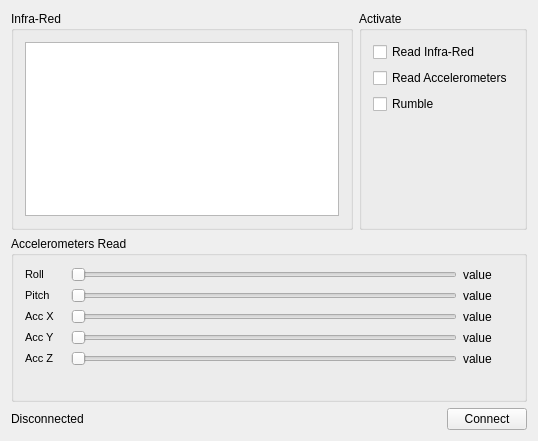
<?xml version="1.0" encoding="UTF-8"?>
<ui version="4.0">
 <class>QtWiiUseClass</class>
 <widget class="QWidget" name="QtWiiUseClass">
  <property name="geometry">
   <rect>
    <x>0</x>
    <y>0</y>
    <width>538</width>
    <height>441</height>
   </rect>
  </property>
  <property name="windowTitle">
   <string>QtWiiUse</string>
  </property>
  <layout class="QVBoxLayout" name="verticalLayout_3">
   <item>
    <layout class="QHBoxLayout" name="horizontalLayout_2">
     <item>
      <widget class="QGroupBox" name="groupBox">
       <property name="title">
        <string>Infra-Red</string>
       </property>
       <layout class="QVBoxLayout" name="verticalLayout_4">
        <item>
         <widget class="QGraphicsView" name="ir_output"/>
        </item>
       </layout>
       <zorder>ir_output</zorder>
       <zorder>groupBox_3</zorder>
      </widget>
     </item>
     <item>
      <widget class="QGroupBox" name="groupBox_2">
       <property name="title">
        <string>Activate</string>
       </property>
       <layout class="QVBoxLayout" name="verticalLayout_2">
        <item>
         <widget class="QCheckBox" name="ir_checkbox">
          <property name="text">
           <string>Read Infra-Red</string>
          </property>
         </widget>
        </item>
        <item>
         <widget class="QCheckBox" name="acc_checkbox">
          <property name="text">
           <string>Read Accelerometers</string>
          </property>
         </widget>
        </item>
        <item>
         <widget class="QCheckBox" name="checkBox">
          <property name="text">
           <string>Rumble</string>
          </property>
         </widget>
        </item>
        <item>
         <spacer name="verticalSpacer">
          <property name="orientation">
           <enum>Qt::Vertical</enum>
          </property>
          <property name="sizeHint" stdset="0">
           <size>
            <width>20</width>
            <height>40</height>
           </size>
          </property>
         </spacer>
        </item>
       </layout>
      </widget>
     </item>
    </layout>
   </item>
   <item>
    <widget class="QGroupBox" name="groupBox_3">
     <property name="title">
      <string>Accelerometers Read</string>
     </property>
     <layout class="QVBoxLayout" name="verticalLayout">
      <item>
       <layout class="QHBoxLayout" name="horizontalLayout_3">
        <item>
         <widget class="QLabel" name="label_2">
          <property name="sizePolicy">
           <sizepolicy hsizetype="Fixed" vsizetype="Preferred">
            <horstretch>0</horstretch>
            <verstretch>0</verstretch>
           </sizepolicy>
          </property>
          <property name="minimumSize">
           <size>
            <width>40</width>
            <height>0</height>
           </size>
          </property>
          <property name="text">
           <string>&lt;!DOCTYPE HTML PUBLIC &quot;-//W3C//DTD HTML 4.0//EN&quot; &quot;http://www.w3.org/TR/REC-html40/strict.dtd&quot;&gt;
&lt;html&gt;&lt;head&gt;&lt;meta name=&quot;qrichtext&quot; content=&quot;1&quot; /&gt;&lt;style type=&quot;text/css&quot;&gt;
p, li { white-space: pre-wrap; }
&lt;/style&gt;&lt;/head&gt;&lt;body style=&quot; font-family:'DejaVu Sans'; font-size:9pt; font-weight:400; font-style:normal;&quot;&gt;
&lt;p style=&quot; margin-top:0px; margin-bottom:0px; margin-left:0px; margin-right:0px; -qt-block-indent:0; text-indent:0px;&quot;&gt;&lt;span style=&quot; font-size:8pt;&quot;&gt;Roll&lt;/span&gt;&lt;/p&gt;&lt;/body&gt;&lt;/html&gt;</string>
          </property>
         </widget>
        </item>
        <item>
         <widget class="QSlider" name="horizontalSlider">
          <property name="sizePolicy">
           <sizepolicy hsizetype="Expanding" vsizetype="Fixed">
            <horstretch>0</horstretch>
            <verstretch>0</verstretch>
           </sizepolicy>
          </property>
          <property name="orientation">
           <enum>Qt::Horizontal</enum>
          </property>
         </widget>
        </item>
        <item>
         <widget class="QLabel" name="roll_value">
          <property name="minimumSize">
           <size>
            <width>50</width>
            <height>0</height>
           </size>
          </property>
          <property name="text">
           <string>value</string>
          </property>
         </widget>
        </item>
       </layout>
      </item>
      <item>
       <layout class="QHBoxLayout" name="horizontalLayout_4">
        <item>
         <widget class="QLabel" name="label_3">
          <property name="minimumSize">
           <size>
            <width>40</width>
            <height>0</height>
           </size>
          </property>
          <property name="text">
           <string>&lt;!DOCTYPE HTML PUBLIC &quot;-//W3C//DTD HTML 4.0//EN&quot; &quot;http://www.w3.org/TR/REC-html40/strict.dtd&quot;&gt;
&lt;html&gt;&lt;head&gt;&lt;meta name=&quot;qrichtext&quot; content=&quot;1&quot; /&gt;&lt;style type=&quot;text/css&quot;&gt;
p, li { white-space: pre-wrap; }
&lt;/style&gt;&lt;/head&gt;&lt;body style=&quot; font-family:'DejaVu Sans'; font-size:9pt; font-weight:400; font-style:normal;&quot;&gt;
&lt;p style=&quot; margin-top:0px; margin-bottom:0px; margin-left:0px; margin-right:0px; -qt-block-indent:0; text-indent:0px;&quot;&gt;&lt;span style=&quot; font-size:8pt;&quot;&gt;Pitch&lt;/span&gt;&lt;/p&gt;&lt;/body&gt;&lt;/html&gt;</string>
          </property>
         </widget>
        </item>
        <item>
         <widget class="QSlider" name="horizontalSlider_3">
          <property name="orientation">
           <enum>Qt::Horizontal</enum>
          </property>
         </widget>
        </item>
        <item>
         <widget class="QLabel" name="pitch_value">
          <property name="minimumSize">
           <size>
            <width>50</width>
            <height>0</height>
           </size>
          </property>
          <property name="text">
           <string>value</string>
          </property>
         </widget>
        </item>
       </layout>
      </item>
      <item>
       <layout class="QHBoxLayout" name="horizontalLayout_5">
        <item>
         <widget class="QLabel" name="label_4">
          <property name="minimumSize">
           <size>
            <width>40</width>
            <height>0</height>
           </size>
          </property>
          <property name="text">
           <string>&lt;!DOCTYPE HTML PUBLIC &quot;-//W3C//DTD HTML 4.0//EN&quot; &quot;http://www.w3.org/TR/REC-html40/strict.dtd&quot;&gt;
&lt;html&gt;&lt;head&gt;&lt;meta name=&quot;qrichtext&quot; content=&quot;1&quot; /&gt;&lt;style type=&quot;text/css&quot;&gt;
p, li { white-space: pre-wrap; }
&lt;/style&gt;&lt;/head&gt;&lt;body style=&quot; font-family:'DejaVu Sans'; font-size:9pt; font-weight:400; font-style:normal;&quot;&gt;
&lt;p style=&quot; margin-top:0px; margin-bottom:0px; margin-left:0px; margin-right:0px; -qt-block-indent:0; text-indent:0px;&quot;&gt;&lt;span style=&quot; font-size:8pt;&quot;&gt;Acc X&lt;/span&gt;&lt;/p&gt;&lt;/body&gt;&lt;/html&gt;</string>
          </property>
         </widget>
        </item>
        <item>
         <widget class="QSlider" name="horizontalSlider_4">
          <property name="orientation">
           <enum>Qt::Horizontal</enum>
          </property>
         </widget>
        </item>
        <item>
         <widget class="QLabel" name="accx_value">
          <property name="minimumSize">
           <size>
            <width>50</width>
            <height>0</height>
           </size>
          </property>
          <property name="text">
           <string>value</string>
          </property>
         </widget>
        </item>
       </layout>
      </item>
      <item>
       <layout class="QHBoxLayout" name="horizontalLayout_6">
        <item>
         <widget class="QLabel" name="label_5">
          <property name="minimumSize">
           <size>
            <width>40</width>
            <height>0</height>
           </size>
          </property>
          <property name="text">
           <string>&lt;!DOCTYPE HTML PUBLIC &quot;-//W3C//DTD HTML 4.0//EN&quot; &quot;http://www.w3.org/TR/REC-html40/strict.dtd&quot;&gt;
&lt;html&gt;&lt;head&gt;&lt;meta name=&quot;qrichtext&quot; content=&quot;1&quot; /&gt;&lt;style type=&quot;text/css&quot;&gt;
p, li { white-space: pre-wrap; }
&lt;/style&gt;&lt;/head&gt;&lt;body style=&quot; font-family:'DejaVu Sans'; font-size:9pt; font-weight:400; font-style:normal;&quot;&gt;
&lt;p style=&quot; margin-top:0px; margin-bottom:0px; margin-left:0px; margin-right:0px; -qt-block-indent:0; text-indent:0px;&quot;&gt;&lt;span style=&quot; font-size:8pt;&quot;&gt;Acc Y&lt;/span&gt;&lt;/p&gt;&lt;/body&gt;&lt;/html&gt;</string>
          </property>
         </widget>
        </item>
        <item>
         <widget class="QSlider" name="horizontalSlider_5">
          <property name="orientation">
           <enum>Qt::Horizontal</enum>
          </property>
         </widget>
        </item>
        <item>
         <widget class="QLabel" name="accy_value">
          <property name="minimumSize">
           <size>
            <width>50</width>
            <height>0</height>
           </size>
          </property>
          <property name="text">
           <string>value</string>
          </property>
         </widget>
        </item>
       </layout>
      </item>
      <item>
       <layout class="QHBoxLayout" name="horizontalLayout_7">
        <item>
         <widget class="QLabel" name="label_6">
          <property name="minimumSize">
           <size>
            <width>40</width>
            <height>0</height>
           </size>
          </property>
          <property name="text">
           <string>&lt;!DOCTYPE HTML PUBLIC &quot;-//W3C//DTD HTML 4.0//EN&quot; &quot;http://www.w3.org/TR/REC-html40/strict.dtd&quot;&gt;
&lt;html&gt;&lt;head&gt;&lt;meta name=&quot;qrichtext&quot; content=&quot;1&quot; /&gt;&lt;style type=&quot;text/css&quot;&gt;
p, li { white-space: pre-wrap; }
&lt;/style&gt;&lt;/head&gt;&lt;body style=&quot; font-family:'DejaVu Sans'; font-size:9pt; font-weight:400; font-style:normal;&quot;&gt;
&lt;p style=&quot; margin-top:0px; margin-bottom:0px; margin-left:0px; margin-right:0px; -qt-block-indent:0; text-indent:0px;&quot;&gt;&lt;span style=&quot; font-size:8pt;&quot;&gt;Acc Z&lt;/span&gt;&lt;/p&gt;&lt;/body&gt;&lt;/html&gt;</string>
          </property>
         </widget>
        </item>
        <item>
         <widget class="QSlider" name="horizontalSlider_6">
          <property name="orientation">
           <enum>Qt::Horizontal</enum>
          </property>
         </widget>
        </item>
        <item>
         <widget class="QLabel" name="accz_value">
          <property name="minimumSize">
           <size>
            <width>50</width>
            <height>0</height>
           </size>
          </property>
          <property name="text">
           <string>value</string>
          </property>
         </widget>
        </item>
       </layout>
      </item>
      <item>
       <spacer name="verticalSpacer_3">
        <property name="orientation">
         <enum>Qt::Vertical</enum>
        </property>
        <property name="sizeHint" stdset="0">
         <size>
          <width>20</width>
          <height>40</height>
         </size>
        </property>
       </spacer>
      </item>
     </layout>
    </widget>
   </item>
   <item>
    <layout class="QHBoxLayout" name="horizontalLayout">
     <item>
      <widget class="QLabel" name="label">
       <property name="text">
        <string>Disconnected</string>
       </property>
      </widget>
     </item>
     <item>
      <spacer name="horizontalSpacer">
       <property name="orientation">
        <enum>Qt::Horizontal</enum>
       </property>
       <property name="sizeHint" stdset="0">
        <size>
         <width>40</width>
         <height>20</height>
        </size>
       </property>
      </spacer>
     </item>
     <item>
      <widget class="QPushButton" name="connect_button">
       <property name="text">
        <string>Connect</string>
       </property>
      </widget>
     </item>
    </layout>
   </item>
  </layout>
 </widget>
 <layoutdefault spacing="6" margin="11"/>
 <resources/>
 <connections/>
</ui>
